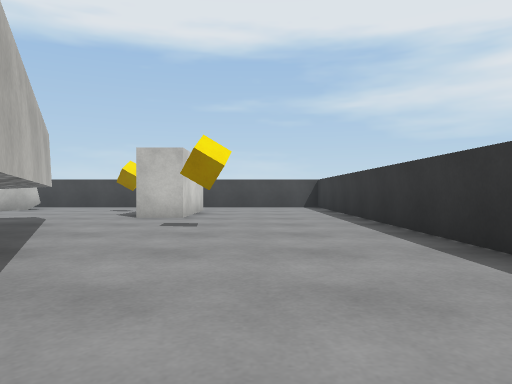
[1] (above)

17 first-person views from a walk through a Unity game level. The camera is 0.55 m above the floor, looks level and sees 70° across. The floor is counted in squares, 1 m on a side. Each view is taken from the middle of a square. On the plan, view 1 faces up. The plan holds only what a view shows up to about 10 squares ahead; the rest is blank. The player character is not drawn. Surface patterns are stand-ins for the level's own textures.

[2]
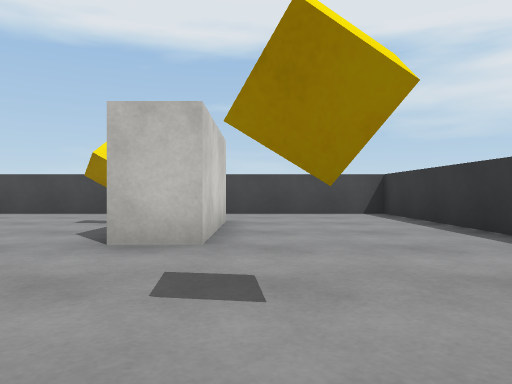

[3]
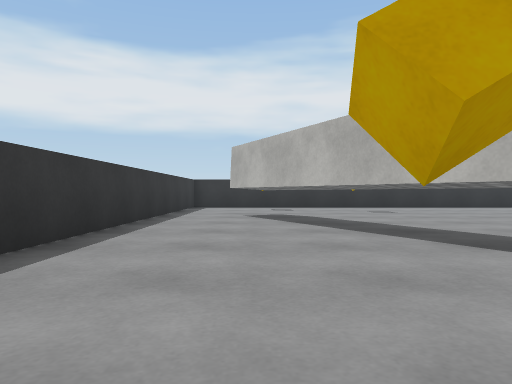

[4]
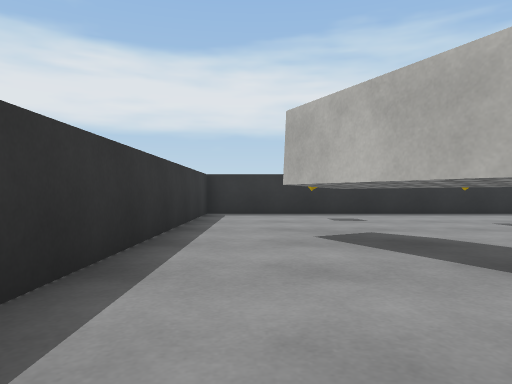

[5]
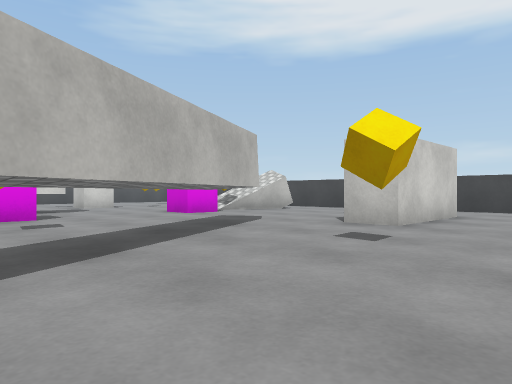

[6]
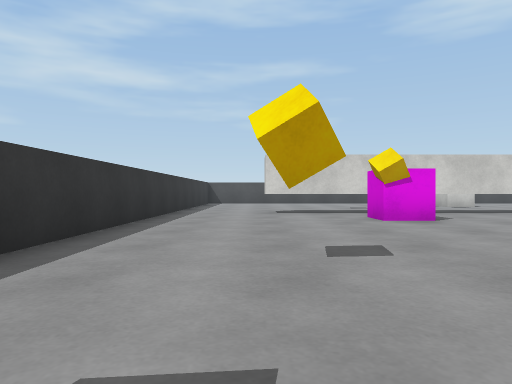

[7]
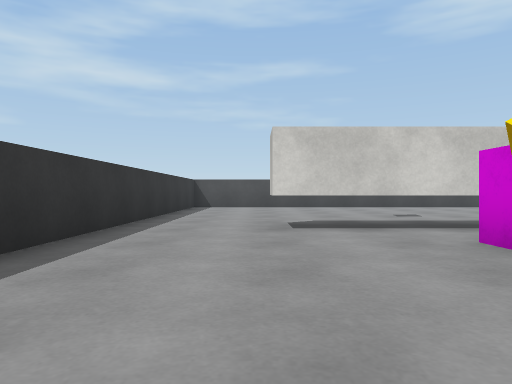

[8]
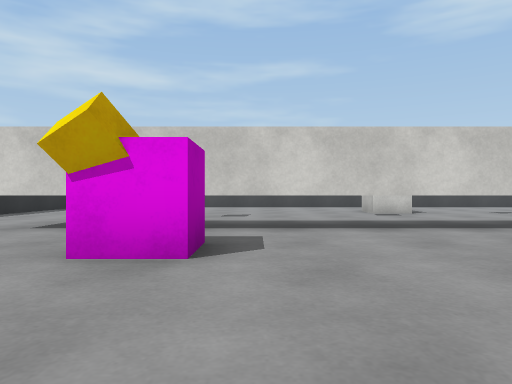

[9]
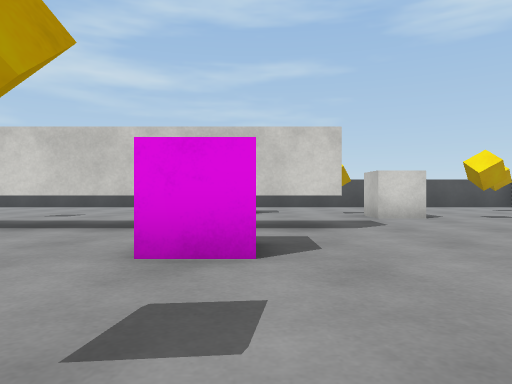

[10]
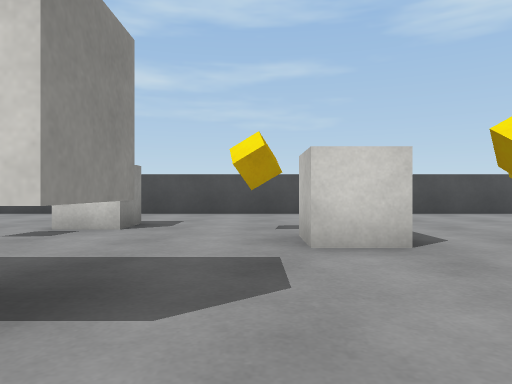

[11]
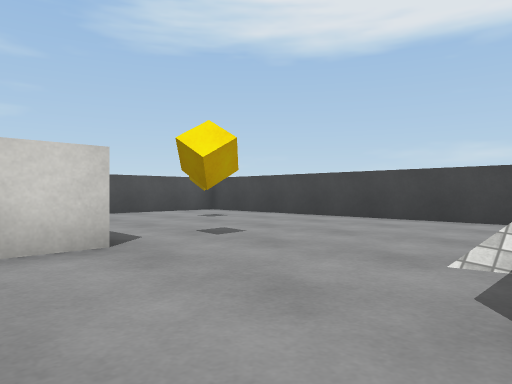

[12]
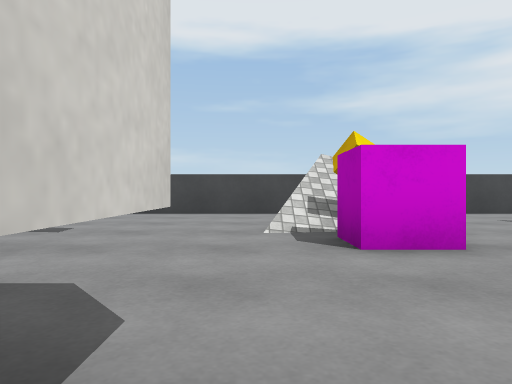

[13]
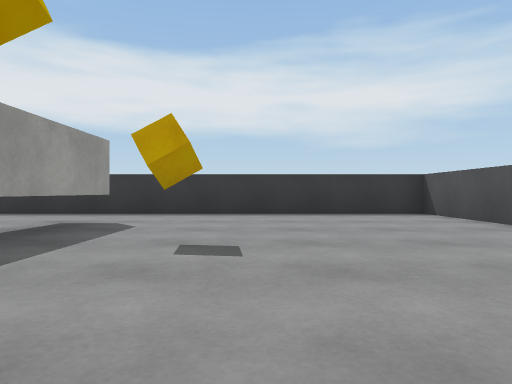

[14]
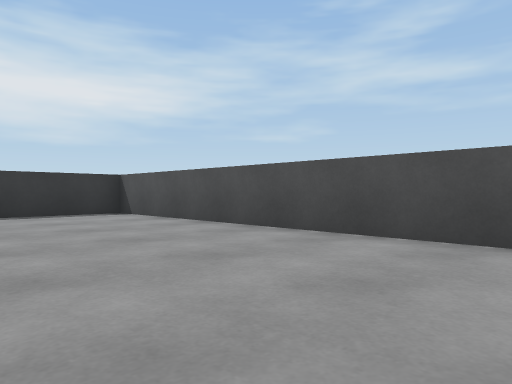

[15]
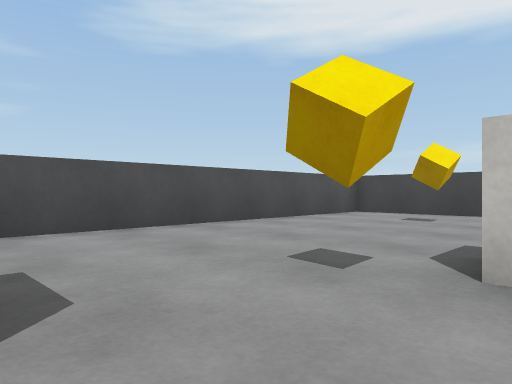

[16]
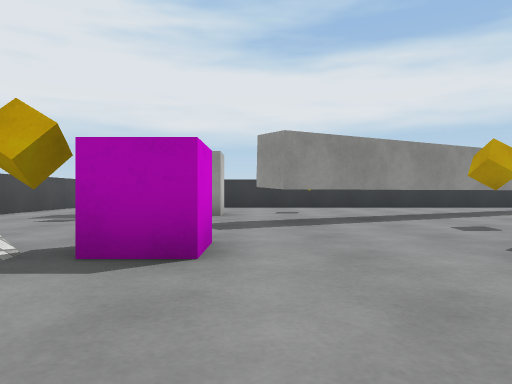

[17]
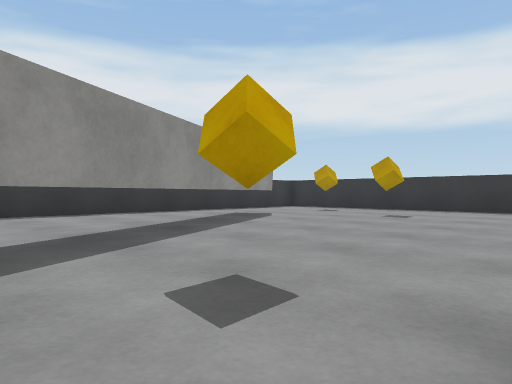

### Floor plan
Key: @ floor where view 1 was taken; # wall or solid block; . floor; C cube; T thing the floor can be seen under or through; O other object.
Columns run from 17 left of view 1 to 3 right of it. Each row starts with its distance up from view 1.
 13 #####################
 12 #........ ..........#
 11 #..C.....  .........#
 10 #........O....C#....#
  9 #.....C..C.....#....#
  8 #........CC....#....#
  7 #....C..............#
  6 #...C........T..C...#
  5 #......T.....TT.....#
  4 #..C...T.CC...T.....#
  3 #..C.C.T.CC.C.TT....#
  2 #......T.......T....#
  1 #......T.......TT...#
  0 #......T........T@..#
 -1 #....C.T.CC.....TT..#
 -2 #......T.........T..#
 -3 #......T............#
 -4 #.............C.....#
 -5 #................O..#
 -6 #...................#
 -7 #####################

Where each view was taken, in squares from view 1:
view 1: 0 up, 0 right, facing up
view 2: 4 up, 1 left, facing up
view 3: 7 up, 0 right, facing down
view 4: 3 up, 1 right, facing down
view 5: 2 up, 1 right, facing up-left
view 6: 4 down, 0 right, facing left
view 7: 4 down, 4 left, facing left
view 8: 0 up, 4 left, facing left
view 9: 4 up, 4 left, facing left
view 10: 6 up, 8 left, facing left
view 11: 6 up, 8 left, facing up-left
view 12: 4 up, 9 left, facing up
view 13: 3 up, 13 left, facing down
view 14: 3 up, 13 left, facing down-left
view 15: 4 up, 12 left, facing up-left
view 16: 7 up, 11 left, facing right
view 17: 5 up, 7 left, facing down-right
